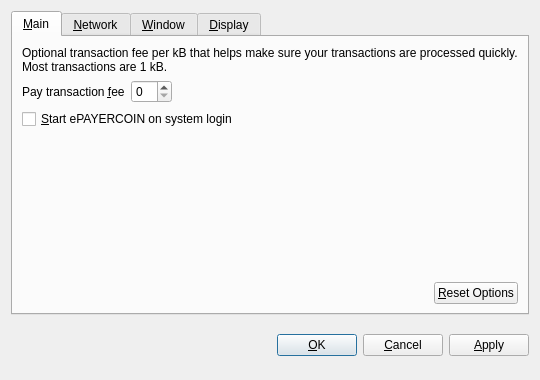
<?xml version="1.0" encoding="UTF-8"?>
<ui version="4.0">
 <class>OptionsDialog</class>
 <widget class="QDialog" name="OptionsDialog">
  <property name="geometry">
   <rect>
    <x>0</x>
    <y>0</y>
    <width>540</width>
    <height>380</height>
   </rect>
  </property>
  <property name="windowTitle">
   <string>Options</string>
  </property>
  <property name="modal">
   <bool>true</bool>
  </property>
  <layout class="QVBoxLayout" name="verticalLayout">
   <item>
    <widget class="QTabWidget" name="tabWidget">
     <property name="tabPosition">
      <enum>QTabWidget::North</enum>
     </property>
     <property name="currentIndex">
      <number>0</number>
     </property>
     <widget class="QWidget" name="tabMain">
      <attribute name="title">
       <string>&amp;Main</string>
      </attribute>
      <layout class="QVBoxLayout" name="verticalLayout_Main">
       <item>
        <widget class="QLabel" name="transactionFeeInfoLabel">
         <property name="text">
          <string>Optional transaction fee per kB that helps make sure your transactions are processed quickly. Most transactions are 1 kB.</string>
         </property>
         <property name="textFormat">
          <enum>Qt::PlainText</enum>
         </property>
         <property name="wordWrap">
          <bool>true</bool>
         </property>
        </widget>
       </item>
       <item>
        <layout class="QHBoxLayout" name="horizontalLayout_1_Main">
         <item>
          <widget class="QLabel" name="transactionFeeLabel">
           <property name="text">
            <string>Pay transaction &amp;fee</string>
           </property>
           <property name="textFormat">
            <enum>Qt::PlainText</enum>
           </property>
           <property name="buddy">
            <cstring>transactionFee</cstring>
           </property>
          </widget>
         </item>
         <item>
          <widget class="BitcoinAmountField" name="transactionFee"/>
         </item>
         <item>
          <spacer name="horizontalSpacer_1_Main">
           <property name="orientation">
            <enum>Qt::Horizontal</enum>
           </property>
           <property name="sizeHint" stdset="0">
            <size>
             <width>40</width>
             <height>20</height>
            </size>
           </property>
          </spacer>
         </item>
        </layout>
       </item>
       <item>
        <widget class="QCheckBox" name="bitcoinAtStartup">
         <property name="toolTip">
          <string>Automatically start ePAYERCOIN after logging in to the system.</string>
         </property>
         <property name="text">
          <string>&amp;Start ePAYERCOIN on system login</string>
         </property>
        </widget>
       </item>
       <item>
        <spacer name="verticalSpacer_Main">
         <property name="orientation">
          <enum>Qt::Vertical</enum>
         </property>
         <property name="sizeHint" stdset="0">
          <size>
           <width>20</width>
           <height>40</height>
          </size>
         </property>
        </spacer>
       </item>
       <item>
        <layout class="QHBoxLayout" name="horizontalLayout_2_Main">
         <item>
          <spacer name="horizontalSpacer_2_Main">
           <property name="orientation">
            <enum>Qt::Horizontal</enum>
           </property>
           <property name="sizeHint" stdset="0">
            <size>
             <width>40</width>
             <height>20</height>
            </size>
           </property>
          </spacer>
         </item>
         <item>
          <widget class="QPushButton" name="resetButton">
           <property name="toolTip">
            <string>Reset all client options to default.</string>
           </property>
           <property name="text">
            <string>&amp;Reset Options</string>
           </property>
           <property name="autoDefault">
            <bool>false</bool>
           </property>
          </widget>
         </item>
        </layout>
       </item>
      </layout>
     </widget>
     <widget class="QWidget" name="tabNetwork">
      <attribute name="title">
       <string>&amp;Network</string>
      </attribute>
      <layout class="QVBoxLayout" name="verticalLayout_Network">
       <item>
        <widget class="QCheckBox" name="mapPortUpnp">
         <property name="toolTip">
          <string>Automatically open the ePAYERCOIN client port on the router. This only works when your router supports UPnP and it is enabled.</string>
         </property>
         <property name="text">
          <string>Map port using &amp;UPnP</string>
         </property>
        </widget>
       </item>
       <item>
        <widget class="QCheckBox" name="connectSocks">
         <property name="toolTip">
          <string>Connect to the ePAYERCOIN network through a SOCKS proxy (e.g. when connecting through Tor).</string>
         </property>
         <property name="text">
          <string>&amp;Connect through SOCKS proxy:</string>
         </property>
        </widget>
       </item>
       <item>
        <layout class="QHBoxLayout" name="horizontalLayout_Network">
         <item>
          <widget class="QLabel" name="proxyIpLabel">
           <property name="text">
            <string>Proxy &amp;IP:</string>
           </property>
           <property name="textFormat">
            <enum>Qt::PlainText</enum>
           </property>
           <property name="buddy">
            <cstring>proxyIp</cstring>
           </property>
          </widget>
         </item>
         <item>
          <widget class="QValidatedLineEdit" name="proxyIp">
           <property name="maximumSize">
            <size>
             <width>140</width>
             <height>16777215</height>
            </size>
           </property>
           <property name="toolTip">
            <string>IP address of the proxy (e.g. 127.0.0.1)</string>
           </property>
          </widget>
         </item>
         <item>
          <widget class="QLabel" name="proxyPortLabel">
           <property name="text">
            <string>&amp;Port:</string>
           </property>
           <property name="textFormat">
            <enum>Qt::PlainText</enum>
           </property>
           <property name="buddy">
            <cstring>proxyPort</cstring>
           </property>
          </widget>
         </item>
         <item>
          <widget class="QLineEdit" name="proxyPort">
           <property name="maximumSize">
            <size>
             <width>55</width>
             <height>16777215</height>
            </size>
           </property>
           <property name="toolTip">
            <string>Port of the proxy (e.g. 9050)</string>
           </property>
          </widget>
         </item>
         <item>
          <widget class="QLabel" name="socksVersionLabel">
           <property name="text">
            <string>SOCKS &amp;Version:</string>
           </property>
           <property name="textFormat">
            <enum>Qt::PlainText</enum>
           </property>
           <property name="buddy">
            <cstring>socksVersion</cstring>
           </property>
          </widget>
         </item>
         <item>
          <widget class="QValueComboBox" name="socksVersion">
           <property name="toolTip">
            <string>SOCKS version of the proxy (e.g. 5)</string>
           </property>
          </widget>
         </item>
         <item>
          <spacer name="horizontalSpacer_Network">
           <property name="orientation">
            <enum>Qt::Horizontal</enum>
           </property>
           <property name="sizeHint" stdset="0">
            <size>
             <width>40</width>
             <height>20</height>
            </size>
           </property>
          </spacer>
         </item>
        </layout>
       </item>
       <item>
        <spacer name="verticalSpacer_Network">
         <property name="orientation">
          <enum>Qt::Vertical</enum>
         </property>
         <property name="sizeHint" stdset="0">
          <size>
           <width>20</width>
           <height>40</height>
          </size>
         </property>
        </spacer>
       </item>
      </layout>
     </widget>
     <widget class="QWidget" name="tabWindow">
      <attribute name="title">
       <string>&amp;Window</string>
      </attribute>
      <layout class="QVBoxLayout" name="verticalLayout_Window">
       <item>
        <widget class="QCheckBox" name="minimizeToTray">
         <property name="toolTip">
          <string>Show only a tray icon after minimizing the window.</string>
         </property>
         <property name="text">
          <string>&amp;Minimize to the tray instead of the taskbar</string>
         </property>
        </widget>
       </item>
       <item>
        <widget class="QCheckBox" name="minimizeOnClose">
         <property name="toolTip">
          <string>Minimize instead of exit the application when the window is closed. When this option is enabled, the application will be closed only after selecting Quit in the menu.</string>
         </property>
         <property name="text">
          <string>M&amp;inimize on close</string>
         </property>
        </widget>
       </item>
       <item>
        <spacer name="verticalSpacer_Window">
         <property name="orientation">
          <enum>Qt::Vertical</enum>
         </property>
         <property name="sizeHint" stdset="0">
          <size>
           <width>20</width>
           <height>40</height>
          </size>
         </property>
        </spacer>
       </item>
      </layout>
     </widget>
     <widget class="QWidget" name="tabDisplay">
      <attribute name="title">
       <string>&amp;Display</string>
      </attribute>
      <layout class="QVBoxLayout" name="verticalLayout_Display">
       <item>
        <layout class="QHBoxLayout" name="horizontalLayout_1_Display">
         <item>
          <widget class="QLabel" name="langLabel">
           <property name="text">
            <string>User Interface &amp;language:</string>
           </property>
           <property name="textFormat">
            <enum>Qt::PlainText</enum>
           </property>
           <property name="buddy">
            <cstring>lang</cstring>
           </property>
          </widget>
         </item>
         <item>
          <widget class="QValueComboBox" name="lang">
           <property name="toolTip">
            <string>The user interface language can be set here. This setting will take effect after restarting ePAYERCOIN.</string>
           </property>
          </widget>
         </item>
        </layout>
       </item>
       <item>
        <layout class="QHBoxLayout" name="horizontalLayout_2_Display">
         <item>
          <widget class="QLabel" name="unitLabel">
           <property name="text">
            <string>&amp;Unit to show amounts in:</string>
           </property>
           <property name="textFormat">
            <enum>Qt::PlainText</enum>
           </property>
           <property name="buddy">
            <cstring>unit</cstring>
           </property>
          </widget>
         </item>
         <item>
          <widget class="QValueComboBox" name="unit">
           <property name="toolTip">
            <string>Choose the default subdivision unit to show in the interface and when sending coins.</string>
           </property>
          </widget>
         </item>
        </layout>
       </item>
       <item>
        <widget class="QCheckBox" name="displayAddresses">
         <property name="toolTip">
          <string>Whether to show ePAYERCOIN addresses in the transaction list or not.</string>
         </property>
         <property name="text">
          <string>&amp;Display addresses in transaction list</string>
         </property>
        </widget>
       </item>
       <item>
        <spacer name="verticalSpacer_Display">
         <property name="orientation">
          <enum>Qt::Vertical</enum>
         </property>
         <property name="sizeHint" stdset="0">
          <size>
           <width>20</width>
           <height>40</height>
          </size>
         </property>
        </spacer>
       </item>
      </layout>
     </widget>
    </widget>
   </item>
   <item>
    <layout class="QHBoxLayout" name="horizontalLayout_Buttons">
     <item>
      <spacer name="horizontalSpacer_1">
       <property name="orientation">
        <enum>Qt::Horizontal</enum>
       </property>
       <property name="sizeHint" stdset="0">
        <size>
         <width>40</width>
         <height>48</height>
        </size>
       </property>
      </spacer>
     </item>
     <item>
      <widget class="QLabel" name="statusLabel">
       <property name="font">
        <font>
         <weight>75</weight>
         <bold>true</bold>
        </font>
       </property>
       <property name="text">
        <string/>
       </property>
       <property name="textFormat">
        <enum>Qt::PlainText</enum>
       </property>
       <property name="wordWrap">
        <bool>true</bool>
       </property>
      </widget>
     </item>
     <item>
      <spacer name="horizontalSpacer_2">
       <property name="orientation">
        <enum>Qt::Horizontal</enum>
       </property>
       <property name="sizeHint" stdset="0">
        <size>
         <width>40</width>
         <height>48</height>
        </size>
       </property>
      </spacer>
     </item>
     <item>
      <widget class="QPushButton" name="okButton">
       <property name="text">
        <string>&amp;OK</string>
       </property>
      </widget>
     </item>
     <item>
      <widget class="QPushButton" name="cancelButton">
       <property name="text">
        <string>&amp;Cancel</string>
       </property>
       <property name="autoDefault">
        <bool>false</bool>
       </property>
      </widget>
     </item>
     <item>
      <widget class="QPushButton" name="applyButton">
       <property name="text">
        <string>&amp;Apply</string>
       </property>
       <property name="autoDefault">
        <bool>false</bool>
       </property>
      </widget>
     </item>
    </layout>
   </item>
  </layout>
 </widget>
 <customwidgets>
  <customwidget>
   <class>BitcoinAmountField</class>
   <extends>QSpinBox</extends>
   <header>bitcoinamountfield.h</header>
  </customwidget>
  <customwidget>
   <class>QValueComboBox</class>
   <extends>QComboBox</extends>
   <header>qvaluecombobox.h</header>
  </customwidget>
  <customwidget>
   <class>QValidatedLineEdit</class>
   <extends>QLineEdit</extends>
   <header>qvalidatedlineedit.h</header>
  </customwidget>
 </customwidgets>
 <resources/>
 <connections/>
</ui>
